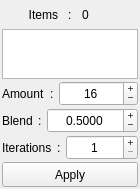
<?xml version="1.0" encoding="UTF-8"?>
<ui version="4.0">
	<class>WindowMain</class>
	<widget class="QMainWindow" name="WindowMain">
		<property name="geometry">
			<rect>
				<x>0</x>
				<y>0</y>
				<width>140</width>
				<height>189</height>
			</rect>
		</property>
		<property name="windowTitle">
			<string>Unaverage</string>
		</property>
		<property name="windowIcon">
			<iconset>
				<normaloff>../icons/ToolSeq.svg</normaloff>../icons/ToolSeq.svg
			</iconset>
		</property>
		<widget class="QWidget" name="Widget_00">
			<layout class="QVBoxLayout" name="verticalLayout">
				<property name="spacing">
					<number>2</number>
				</property>
				<property name="leftMargin">
					<number>2</number>
				</property>
				<property name="topMargin">
					<number>2</number>
				</property>
				<property name="rightMargin">
					<number>2</number>
				</property>
				<property name="bottomMargin">
					<number>2</number>
				</property>
				<item>
					<widget class="QWidget" name="Widget_01" native="true">
						<layout class="QHBoxLayout" name="horizontalLayout">
							<property name="spacing">
								<number>10</number>
							</property>
							<property name="leftMargin">
								<number>0</number>
							</property>
							<property name="topMargin">
								<number>0</number>
							</property>
							<property name="rightMargin">
								<number>0</number>
							</property>
							<property name="bottomMargin">
								<number>0</number>
							</property>
							<item>
								<widget class="QLabel" name="label_6">
									<property name="sizePolicy">
										<sizepolicy hsizetype="Ignored" vsizetype="Ignored">
											<horstretch>0</horstretch>
											<verstretch>0</verstretch>
										</sizepolicy>
									</property>
									<property name="minimumSize">
										<size>
											<width>0</width>
											<height>25</height>
										</size>
									</property>
									<property name="text">
										<string>Items</string>
									</property>
									<property name="alignment">
										<set>Qt::AlignRight|Qt::AlignTrailing|Qt::AlignVCenter</set>
									</property>
								</widget>
							</item>
							<item>
								<widget class="QLabel" name="label_5">
									<property name="sizePolicy">
										<sizepolicy hsizetype="Fixed" vsizetype="Ignored">
											<horstretch>0</horstretch>
											<verstretch>0</verstretch>
										</sizepolicy>
									</property>
									<property name="minimumSize">
										<size>
											<width>0</width>
											<height>25</height>
										</size>
									</property>
									<property name="text">
										<string>:</string>
									</property>
								</widget>
							</item>
							<item>
								<widget class="QLabel" name="Label_ItemsCount">
									<property name="sizePolicy">
										<sizepolicy hsizetype="Ignored" vsizetype="Ignored">
											<horstretch>0</horstretch>
											<verstretch>0</verstretch>
										</sizepolicy>
									</property>
									<property name="minimumSize">
										<size>
											<width>0</width>
											<height>25</height>
										</size>
									</property>
									<property name="text">
										<string>0</string>
									</property>
								</widget>
							</item>
						</layout>
					</widget>
				</item>
				<item>
					<widget class="QWidget" name="Widget_02" native="true">
						<layout class="QHBoxLayout" name="horizontalLayout_4">
							<property name="spacing">
								<number>2</number>
							</property>
							<property name="leftMargin">
								<number>0</number>
							</property>
							<property name="topMargin">
								<number>0</number>
							</property>
							<property name="rightMargin">
								<number>0</number>
							</property>
							<property name="bottomMargin">
								<number>0</number>
							</property>
							<item>
								<widget class="QPlainTextEdit" name="Text_Items">
									<property name="sizePolicy">
										<sizepolicy hsizetype="Ignored" vsizetype="Expanding">
											<horstretch>0</horstretch>
											<verstretch>0</verstretch>
										</sizepolicy>
									</property>
									<property name="minimumSize">
										<size>
											<width>0</width>
											<height>25</height>
										</size>
									</property>
									<property name="lineWrapMode">
										<enum>QPlainTextEdit::NoWrap</enum>
									</property>
								</widget>
							</item>
						</layout>
					</widget>
				</item>
				<item>
					<widget class="QWidget" name="Widget_03" native="true">
						<layout class="QHBoxLayout" name="horizontalLayout_2">
							<property name="spacing">
								<number>5</number>
							</property>
							<property name="leftMargin">
								<number>0</number>
							</property>
							<property name="topMargin">
								<number>0</number>
							</property>
							<property name="rightMargin">
								<number>0</number>
							</property>
							<property name="bottomMargin">
								<number>0</number>
							</property>
							<item>
								<widget class="QLabel" name="Label_Amount">
									<property name="sizePolicy">
										<sizepolicy hsizetype="Fixed" vsizetype="Ignored">
											<horstretch>0</horstretch>
											<verstretch>0</verstretch>
										</sizepolicy>
									</property>
									<property name="minimumSize">
										<size>
											<width>0</width>
											<height>25</height>
										</size>
									</property>
									<property name="text">
										<string>Amount</string>
									</property>
								</widget>
							</item>
							<item>
								<widget class="QLabel" name="label_7">
									<property name="sizePolicy">
										<sizepolicy hsizetype="Fixed" vsizetype="Ignored">
											<horstretch>0</horstretch>
											<verstretch>0</verstretch>
										</sizepolicy>
									</property>
									<property name="minimumSize">
										<size>
											<width>0</width>
											<height>25</height>
										</size>
									</property>
									<property name="text">
										<string>:</string>
									</property>
								</widget>
							</item>
							<item>
								<widget class="QSpinBox" name="Int_Amount">
									<property name="sizePolicy">
										<sizepolicy hsizetype="Ignored" vsizetype="Ignored">
											<horstretch>0</horstretch>
											<verstretch>0</verstretch>
										</sizepolicy>
									</property>
									<property name="minimumSize">
										<size>
											<width>0</width>
											<height>25</height>
										</size>
									</property>
									<property name="alignment">
										<set>Qt::AlignCenter</set>
									</property>
									<property name="buttonSymbols">
										<enum>QAbstractSpinBox::PlusMinus</enum>
									</property>
									<property name="minimum">
										<number>1</number>
									</property>
									<property name="maximum">
										<number>50</number>
									</property>
									<property name="value">
										<number>16</number>
									</property>
								</widget>
							</item>
						</layout>
					</widget>
				</item>
				<item>
					<widget class="QWidget" name="Widget_04" native="true">
						<layout class="QHBoxLayout" name="horizontalLayout_3">
							<property name="spacing">
								<number>5</number>
							</property>
							<property name="leftMargin">
								<number>0</number>
							</property>
							<property name="topMargin">
								<number>0</number>
							</property>
							<property name="rightMargin">
								<number>0</number>
							</property>
							<property name="bottomMargin">
								<number>0</number>
							</property>
							<item>
								<widget class="QLabel" name="Label_Blend">
									<property name="sizePolicy">
										<sizepolicy hsizetype="Fixed" vsizetype="Ignored">
											<horstretch>0</horstretch>
											<verstretch>0</verstretch>
										</sizepolicy>
									</property>
									<property name="minimumSize">
										<size>
											<width>0</width>
											<height>25</height>
										</size>
									</property>
									<property name="text">
										<string>Blend</string>
									</property>
								</widget>
							</item>
							<item>
								<widget class="QLabel" name="label_8">
									<property name="sizePolicy">
										<sizepolicy hsizetype="Fixed" vsizetype="Ignored">
											<horstretch>0</horstretch>
											<verstretch>0</verstretch>
										</sizepolicy>
									</property>
									<property name="minimumSize">
										<size>
											<width>0</width>
											<height>25</height>
										</size>
									</property>
									<property name="text">
										<string>:</string>
									</property>
								</widget>
							</item>
							<item>
								<widget class="QDoubleSpinBox" name="Float_Blend">
									<property name="sizePolicy">
										<sizepolicy hsizetype="Ignored" vsizetype="Ignored">
											<horstretch>0</horstretch>
											<verstretch>0</verstretch>
										</sizepolicy>
									</property>
									<property name="minimumSize">
										<size>
											<width>0</width>
											<height>25</height>
										</size>
									</property>
									<property name="alignment">
										<set>Qt::AlignCenter</set>
									</property>
									<property name="buttonSymbols">
										<enum>QAbstractSpinBox::PlusMinus</enum>
									</property>
									<property name="decimals">
										<number>4</number>
									</property>
									<property name="maximum">
										<double>9999.000000000000000</double>
									</property>
									<property name="singleStep">
										<double>0.050000000000000</double>
									</property>
									<property name="value">
										<double>0.500000000000000</double>
									</property>
								</widget>
							</item>
						</layout>
					</widget>
				</item>
				<item>
					<widget class="QWidget" name="Widget_05" native="true">
						<layout class="QHBoxLayout" name="horizontalLayout_5">
							<property name="spacing">
								<number>5</number>
							</property>
							<property name="leftMargin">
								<number>0</number>
							</property>
							<property name="topMargin">
								<number>0</number>
							</property>
							<property name="rightMargin">
								<number>0</number>
							</property>
							<property name="bottomMargin">
								<number>0</number>
							</property>
							<item>
								<widget class="QLabel" name="Label_Iterations">
									<property name="sizePolicy">
										<sizepolicy hsizetype="Fixed" vsizetype="Ignored">
											<horstretch>0</horstretch>
											<verstretch>0</verstretch>
										</sizepolicy>
									</property>
									<property name="minimumSize">
										<size>
											<width>0</width>
											<height>25</height>
										</size>
									</property>
									<property name="text">
										<string>Iterations</string>
									</property>
								</widget>
							</item>
							<item>
								<widget class="QLabel" name="label_9">
									<property name="sizePolicy">
										<sizepolicy hsizetype="Fixed" vsizetype="Ignored">
											<horstretch>0</horstretch>
											<verstretch>0</verstretch>
										</sizepolicy>
									</property>
									<property name="minimumSize">
										<size>
											<width>0</width>
											<height>25</height>
										</size>
									</property>
									<property name="text">
										<string>:</string>
									</property>
								</widget>
							</item>
							<item>
								<widget class="QSpinBox" name="Int_Iterations">
									<property name="sizePolicy">
										<sizepolicy hsizetype="Ignored" vsizetype="Ignored">
											<horstretch>0</horstretch>
											<verstretch>0</verstretch>
										</sizepolicy>
									</property>
									<property name="minimumSize">
										<size>
											<width>0</width>
											<height>25</height>
										</size>
									</property>
									<property name="alignment">
										<set>Qt::AlignCenter</set>
									</property>
									<property name="buttonSymbols">
										<enum>QAbstractSpinBox::PlusMinus</enum>
									</property>
									<property name="minimum">
										<number>1</number>
									</property>
									<property name="maximum">
										<number>99999</number>
									</property>
								</widget>
							</item>
						</layout>
					</widget>
				</item>
				<item>
					<widget class="QWidget" name="Widget_06" native="true">
						<layout class="QHBoxLayout" name="horizontalLayout_6">
							<property name="spacing">
								<number>2</number>
							</property>
							<property name="leftMargin">
								<number>0</number>
							</property>
							<property name="topMargin">
								<number>0</number>
							</property>
							<property name="rightMargin">
								<number>0</number>
							</property>
							<property name="bottomMargin">
								<number>0</number>
							</property>
							<item>
								<widget class="QPushButton" name="Button_Apply">
									<property name="sizePolicy">
										<sizepolicy hsizetype="Ignored" vsizetype="Ignored">
											<horstretch>0</horstretch>
											<verstretch>0</verstretch>
										</sizepolicy>
									</property>
									<property name="minimumSize">
										<size>
											<width>0</width>
											<height>25</height>
										</size>
									</property>
									<property name="text">
										<string>Apply</string>
									</property>
								</widget>
							</item>
						</layout>
					</widget>
				</item>
			</layout>
		</widget>
	</widget>
	<resources/>
	<connections/>
</ui>
